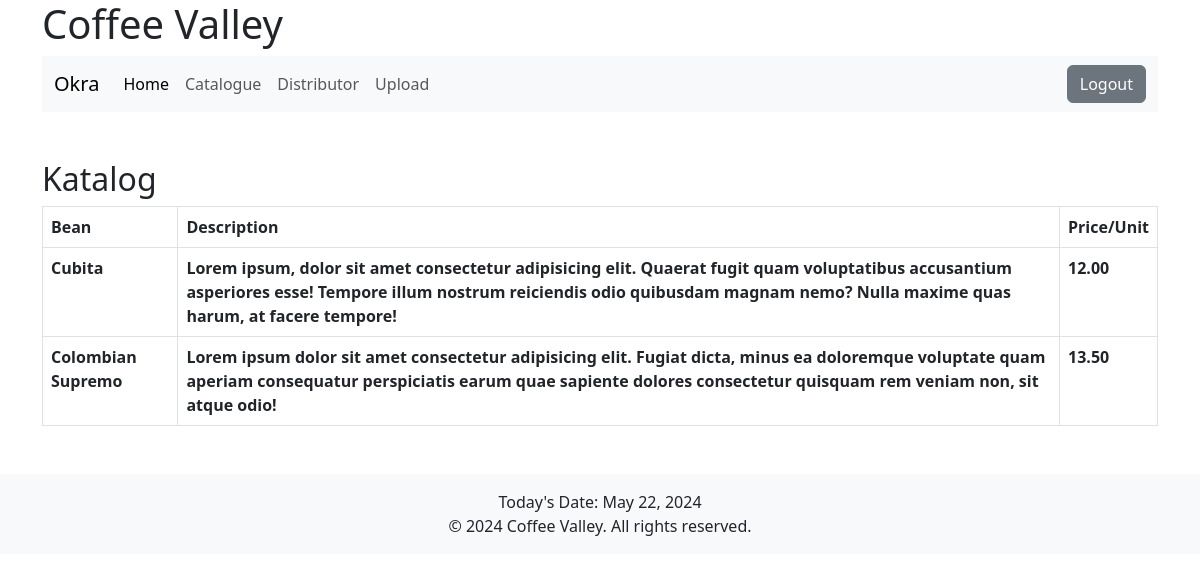
The app's page /katalog.php (signed in) with its own data.
### tables this page shows
CREATE TABLE `bean` (
  `Bean_ID` int(11) NOT NULL,
  `bean` varchar(255) NOT NULL,
  `Description` varchar(255) NOT NULL,
  `Price` decimal(10,2) NOT NULL
);

### katalog.php (the view, shortened to what this page needs)
<?php
require 'config.php';
$query = "SELECT * FROM Bean";
$result = $conn->query($query);
?>
<!DOCTYPE html>
<html lang="en">
<head>
  <link href="https://cdn.jsdelivr.net/npm/bootstrap@5.3.0/dist/css/bootstrap.min.css" rel="stylesheet">
</head>
<body>
  <?php include 'header.php'; ?>
  <div class="container mt-5">
    <h2>Katalog</h2>
    <table class="table table-bordered">
      <thead>
        <tr>
          <th>Bean</th>
          <th>Description</th>
          <th>Price/Unit</th>
        </tr>
      </thead>
      <tbody>
        <?php while ($row = $result->fetch_assoc()) : ?>
        <tr>
          <th><?= $row['bean']; ?></th>
          <th><?= $row['Description']; ?></th>
          <th><?= $row['Price']; ?></th>
        </tr>
        <?php endwhile; ?>
      </tbody>
    </table>
  </div>
  <?php include 'footer.php'; ?>
</body>
</html>

### records on screen
bean: bean "Cubita", Description "Lorem ipsum, dolor sit amet consectetur adipisicing elit. Quaerat fugit quam voluptatibus accusantium asperiores esse! Tempore illum nostrum reiciendis odio quibusdam magnam nemo? Nulla maxime quas harum, at facere tempore!", Price "12.00"
bean: bean "Colombian Supremo", Description "Lorem ipsum dolor sit amet consectetur adipisicing elit. Fugiat dicta, minus ea doloremque voluptate quam aperiam consequatur perspiciatis earum quae sapiente dolores consectetur quisquam rem veniam non, sit atque odio!", Price "13.50"
